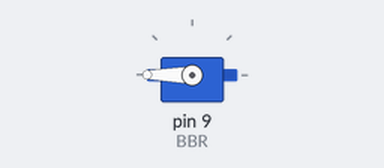
Bench run of a sketch on a simulated Arduino Uno, built with avr-gcc and run on an emulated ATmega328P. Shown: servo.

Above: at 0.05 s.
At 0.2 s:
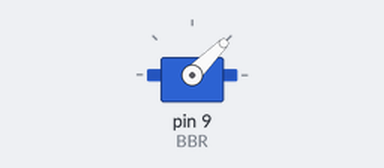
Timing chart, 0 to 3.0 s (numbered marks = the images above):
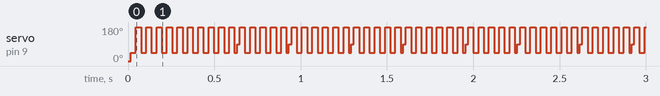

The sketch:

SERVO.ino
```cpp
#include <Servo.h>
Servo BBR;
void setup()
{
BBR.attach(9);
}
void loop() {
BBR.write(0);
    delay(15);
BBR.write(45);
    delay(15);
BBR.write(90);
    delay(15);
BBR.write(180);
    delay(15);
  }
```
